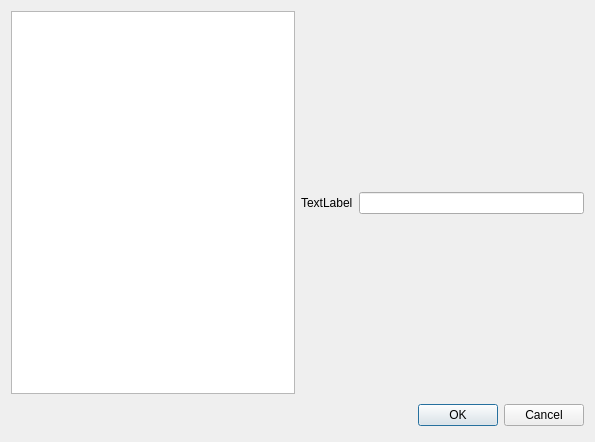
<?xml version="1.0" encoding="UTF-8"?>
<ui version="4.0">
 <class>Dialog</class>
 <widget class="QDialog" name="Dialog">
  <property name="geometry">
   <rect>
    <x>0</x>
    <y>0</y>
    <width>595</width>
    <height>442</height>
   </rect>
  </property>
  <property name="windowTitle">
   <string>Dialog</string>
  </property>
  <layout class="QVBoxLayout" name="verticalLayout_2">
   <item>
    <layout class="QHBoxLayout" name="horizontalLayout_2">
     <item>
      <widget class="QListWidget" name="listWidget"/>
     </item>
     <item>
      <layout class="QVBoxLayout" name="verticalLayout">
       <item>
        <spacer name="verticalSpacer">
         <property name="orientation">
          <enum>Qt::Vertical</enum>
         </property>
         <property name="sizeHint" stdset="0">
          <size>
           <width>20</width>
           <height>40</height>
          </size>
         </property>
        </spacer>
       </item>
       <item>
        <layout class="QHBoxLayout" name="horizontalLayout">
         <item>
          <widget class="QLabel" name="label">
           <property name="text">
            <string>TextLabel</string>
           </property>
          </widget>
         </item>
         <item>
          <widget class="QLineEdit" name="lineEdit"/>
         </item>
        </layout>
       </item>
       <item>
        <spacer name="verticalSpacer_2">
         <property name="orientation">
          <enum>Qt::Vertical</enum>
         </property>
         <property name="sizeHint" stdset="0">
          <size>
           <width>20</width>
           <height>40</height>
          </size>
         </property>
        </spacer>
       </item>
      </layout>
     </item>
    </layout>
   </item>
   <item>
    <layout class="QHBoxLayout">
     <property name="spacing">
      <number>6</number>
     </property>
     <property name="leftMargin">
      <number>0</number>
     </property>
     <property name="topMargin">
      <number>0</number>
     </property>
     <property name="rightMargin">
      <number>0</number>
     </property>
     <property name="bottomMargin">
      <number>0</number>
     </property>
     <item>
      <spacer>
       <property name="orientation">
        <enum>Qt::Horizontal</enum>
       </property>
       <property name="sizeHint" stdset="0">
        <size>
         <width>131</width>
         <height>31</height>
        </size>
       </property>
      </spacer>
     </item>
     <item>
      <widget class="QPushButton" name="okButton">
       <property name="text">
        <string>OK</string>
       </property>
      </widget>
     </item>
     <item>
      <widget class="QPushButton" name="cancelButton">
       <property name="text">
        <string>Cancel</string>
       </property>
      </widget>
     </item>
    </layout>
   </item>
  </layout>
 </widget>
 <resources/>
 <connections>
  <connection>
   <sender>okButton</sender>
   <signal>clicked()</signal>
   <receiver>Dialog</receiver>
   <slot>accept()</slot>
   <hints>
    <hint type="sourcelabel">
     <x>278</x>
     <y>253</y>
    </hint>
    <hint type="destinationlabel">
     <x>96</x>
     <y>254</y>
    </hint>
   </hints>
  </connection>
  <connection>
   <sender>cancelButton</sender>
   <signal>clicked()</signal>
   <receiver>Dialog</receiver>
   <slot>reject()</slot>
   <hints>
    <hint type="sourcelabel">
     <x>369</x>
     <y>253</y>
    </hint>
    <hint type="destinationlabel">
     <x>179</x>
     <y>282</y>
    </hint>
   </hints>
  </connection>
 </connections>
</ui>
